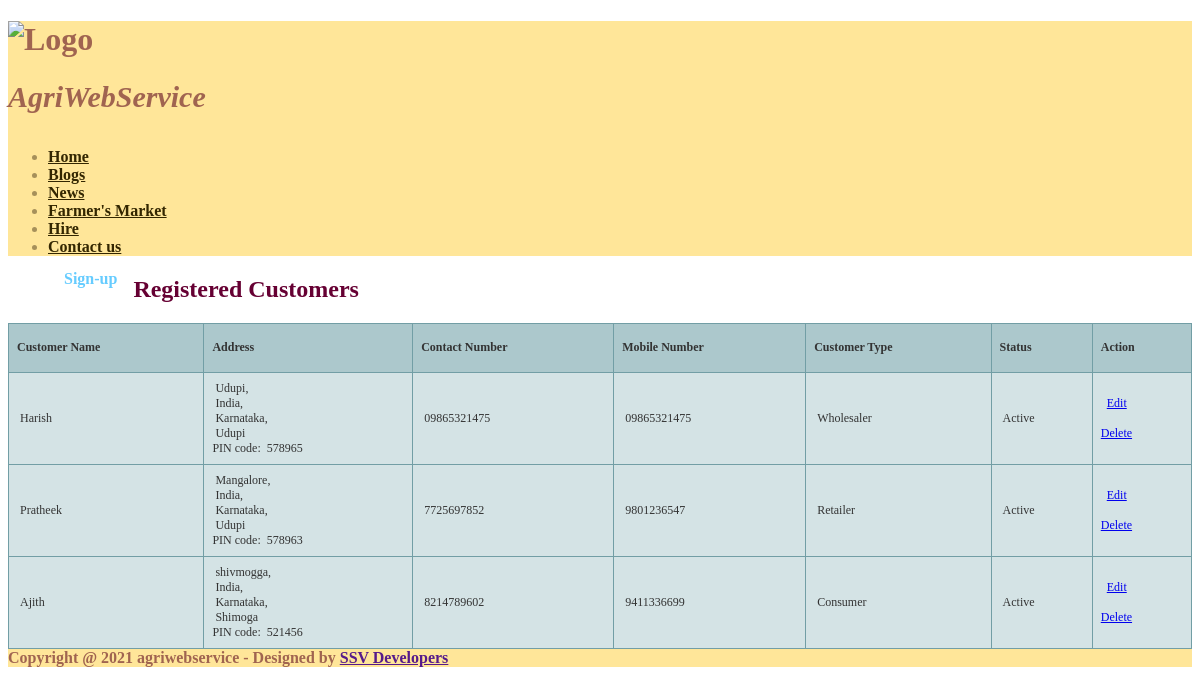
Page /viewcustomerReg.php on the committed database.
### tables this page shows
CREATE TABLE `customer` (
  `customer_id` int(10) NOT NULL,
  `customer_name` varchar(25) NOT NULL,
  `address` text NOT NULL,
  `country_id` int(10) NOT NULL,
  `state_id` int(10) NOT NULL,
  `city_id` int(10) NOT NULL,
  `pincode` varchar(10) NOT NULL,
  `contact_no` varchar(15) NOT NULL,
  `mobile_no` varchar(15) NOT NULL,
  `email_id` varchar(50) NOT NULL,
  `password` varchar(25) NOT NULL,
  `customer_type` varchar(25) NOT NULL,
  `status` varchar(10) NOT NULL
);

CREATE TABLE `country` (
  `country_id` int(10) NOT NULL,
  `country` varchar(25) NOT NULL,
  `description` text NOT NULL,
  `status` varchar(10) NOT NULL
);

CREATE TABLE `state` (
  `state_id` int(10) NOT NULL,
  `country_id` int(10) NOT NULL,
  `state` varchar(25) NOT NULL,
  `description` text NOT NULL,
  `status` varchar(10) NOT NULL
);

CREATE TABLE `city` (
  `city_id` int(10) NOT NULL,
  `country_id` int(10) NOT NULL,
  `state_id` int(10) NOT NULL,
  `city` varchar(25) NOT NULL,
  `description` text NOT NULL,
  `status` varchar(10) NOT NULL
);

### viewcustomerReg.php (the view, shortened to what this page needs)
<?php include("header.php");
include("dbconnection.php");
?>
		<div id="featured">
			<div class="container">
				<div class="row">
<?php include("leftsidebar.php");
?>
					<div class="9u">
						<section>
							<header>
								<h2 style="color:#660033">Registered Customers</h2>
							</header>
                            <?php
							  $sql = "SELECT * FROM customer";
							  $qsql = mysqli_query($con,$sql);
							 if(mysqli_num_rows($qsql)  == 0)
									{
										echo "<center>There is Customer to display!!</center>";
									}
									else
									{
							?>
							<table width="946" height="38" border="1" class="tftable">
							  <tr>
							    <th height="32"><strong>Customer Name</strong></th>
							    <th><strong>Address</strong></th>
							    <th><strong>Contact Number</strong></th>
							    <th><strong>Mobile Number</strong></th>
		                        <th><strong>Customer Type</strong></th>
							    <th><strong>Status</strong></th>
                                <th><strong>Action</strong></th>
						      </tr>
                                <?php
								 while($rs = mysqli_fetch_array($qsql))
							  {
								  $sql1 = "SELECT * FROM country WHERE country_id='$rs[country_id]'";
								  $qsql1 = mysqli_query($con,$sql1);
								  $rs1 = mysqli_fetch_array($qsql1);
								  $sql2 = "SELECT * FROM state WHERE state_id='$rs[state_id]'";
								  $qsql2 = mysqli_query($con,$sql2);
								  $rs2 = mysqli_fetch_array($qsql2);
								  $sql3 = "SELECT * FROM city WHERE city_id='$rs[city_id]'";
								  $qsql3 = mysqli_query($con,$sql3);
								  $rs3 = mysqli_fetch_array($qsql3);
							  echo "
							  <tr>
							    <td>&nbsp;$rs[customer_name]</td>
							    <td>&nbsp;$rs[address],<br>
&nbsp;$rs1[country],<br>
&nbsp;$rs2[state],<br>
&nbsp;$rs3[city]<br>
PIN code: &nbsp;$rs[pincode]</td>
							    <td>&nbsp;$rs[contact_no]</td>
							    <td>&nbsp;$rs[mobile_no]</td>
							    <td>&nbsp;$rs[customer_type]</td>
							    <td>&nbsp;$rs[status]</td>
							    <td>&nbsp; <a href='customerReg.php?editid=$rs[customer_id]'>Edit</a> <br><br> <a href='viewcustomerReg.php?deleteid=$rs[customer_id]' onclick='return delconfirm()'>Delete</a></td>
						      </tr>";
							  }
							  ?>
						  </table>
							<?php
									}
							?>
						</section>
					</div>
				</div>
			</div>
		</div>
	<?php include("footer.php");?>

### header.php (shortened to what this page needs)
<!DOCTYPE HTML>
<html>
	<head>
	</head>
	<body class="homepage">
		<div id="header" style="background-color:#ffe699;color:#a06450;" >
			<div class="container">
				<div id="logo">
					<h1><img src="images/logo.png" width="100" height="105" alt="Logo"  style="margin-top:-30px"/></a>
                    </h1>
					<i><font style="color:#a06450;font-weight: bold;font-size:30px;font-family:impact">AgriWebService</font></i>
				</div>
			</div>
			<br>
				<nav id="nav" style="background-color:#ffe699;color:#A6905A;">
					<ul>
						<li
                        <?php
						if(basename($_SERVER['PHP_SELF']) == "index.php")
						{
                          echo ' class="active"';
						}
						?>><a href="index.php" style="color:#332600;font-weight: bold;">Home</a></li>
                        <li
                        <?php
						if(basename($_SERVER['PHP_SELF']) == "displayarticles.php")
						{
							if($_GET[articletype] == "Blog" )
                          	{
							echo ' class="active"';
							}
						}
						?>><a href="displayarticles.php?articletype=Blog"  style="color:#332600;font-weight: bold;">Blogs</a></li>
                        <li
                        <?php
						if(basename($_SERVER['PHP_SELF']) == "displayarticles.php")
						{
							if($_GET[articletype] == "News" )
                          	{
							echo ' class="active"';
							}
						}
						?>><a href="displayarticles.php?articletype=News"  style="color:#332600;font-weight: bold;">News</a></li>
						<li
                        <?php
						if(basename($_SERVER['PHP_SELF']) == "displaysales.php")
						{
                          echo ' class="active"';
						}
						?>><a href="displaysales.php"  style="color:#332600;font-weight: bold;">Farmer's Market</a></li>
                        <li
                        <?php
						if(basename($_SERVER['PHP_SELF']) == "displayworkers.php")
						{
                          echo ' class="active"';
						}
						?>><a href="displayworkers.php"  style="color:#332600;font-weight: bold;">Hire</a></li>
						<li
                        <?php
						if(basename($_SERVER['PHP_SELF']) == "feedback.php")
						{
                          echo ' class="active"';
						}
						?>><a href="feedback.php"  style="color:#332600;font-weight: bold;">Contact us</a></li>
						<div class="subnav">
							<button class="subnavbtn">Sign-up <i class="fa fa-caret-down"></i></button>
						</div>
					</ul>
				</nav>
		</div><?php

### leftsidebar.php (shortened to what this page needs)
<link rel="stylesheet" href="cssmenu/css/style.css">

### footer.php
		<div id="copyright" style="background-color:#ffe699;" >
			<div class="container" style="color:#a06450;" >
				<strong>Copyright @ <?php echo date(Y); ?> agriwebservice  - Designed by <a href="" target="_self">SSV Developers</a></strong>
			</div>
		</div>
	</body>
</html>

### header.php (style rules this page uses)
.subnav { float: left; overflow: hidden; }
.subnav .subnavbtn { font-size: 16px; border: none; outline: none; color: #66ccff; font-weight:bold; padding: 14px 16px; background-color: inherit; font-family: inherit; margin: 0; border-radius:8px; }
.tftable { font-size:12px;color:#333333;width:100%;border-width: 1px;border-color: #729ea5;border-collapse: collapse; }
.tftable th { font-size:12px;background-color:#acc8cc;border-width: 1px;padding: 8px;border-style: solid;border-color: #729ea5;text-align:left; }
.tftable tr { background-color:#d4e3e5; }
.tftable td { font-size:12px;border-width: 1px;padding: 8px;border-style: solid;border-color: #729ea5; }

### rows in the picture
customer: customer_name "Harish", address "Udupi", country.country "India", state.state "Karnataka", city.city "Udupi", pincode "578965", contact_no "09865321475", mobile_no "09865321475", customer_type "Wholesaler", status "Active"
customer: customer_name "Pratheek", address "Mangalore", country.country "India", state.state "Karnataka", city.city "Udupi", pincode "578963", contact_no "7725697852", mobile_no "9801236547", customer_type "Retailer", status "Active"
customer: customer_name "Ajith", address "shivmogga", country.country "India", state.state "Karnataka", city.city "Shimoga", pincode "521456", contact_no "8214789602", mobile_no "9411336699", customer_type "Consumer", status "Active"

### other values in the picture
date(Y) "2021"
